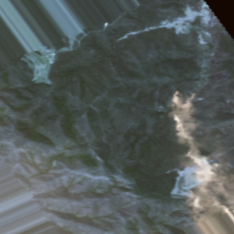
#> input picture augmented_images_fire/aug_0_4195.png, 234 x 234 px, given in place of LC80890812019310LGN00_Visual.tif, which was not available
$ jupyter execute --allow-errors 'Image Spliter.ipynb'
#> lines starting #> are read from the running program, lines starting #| are printed output that depends on the picture; pictures that were not available may be replaced by others from this repository, and a replacement may not be noted
[cell 1]
from PIL import Image
import numpy as np
import argparse
import cv2
from skimage import io
from skimage.external import tifffile
from skimage.transform import rotate
from skimage.color import rgb2gray
from deskew import determine_skew

# Tutorials
# https://github.com/sbrunner/deskew
# https://auth0.com/blog/image-processing-in-python-with-pillow/

[cell 2]
# Convert image to PNG for processing
baseImage = Image.open(r"/Users/max/Quick Jupyter Notebooks/MMAI/MMAI 894 - Deep Learning/planet_order_448650/LC80890812019310LGN00/LC80890812019310LGN00_Visual.tif")
#> baseImage is the input picture: PIL image 234x234 RGB; mean R, G, B 84.3, 91.8, 90.2
baseImage.save("/Users/max/Quick Jupyter Notebooks/MMAI/MMAI 894 - Deep Learning/code_cache/baseImgae_PNG", "PNG")
baseImage = io.imread(r"/Users/max/Quick Jupyter Notebooks/MMAI/MMAI 894 - Deep Learning/code_cache/baseImgae_PNG")

[cell 3]
# Rotate and save image
grayscale = rgb2gray(baseImage)
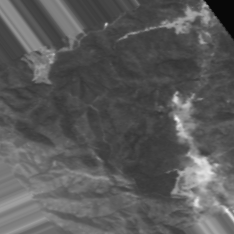
#> grayscale: shape (234, 234) float64; min 0.0335, max 0.957, mean 0.353
#> (the rest of this cell did not finish here and is left out)

[cell 4]
# Find and crop grey edges
img = cv2.imread('/Users/max/Quick Jupyter Notebooks/MMAI/MMAI 894 - Deep Learning/code_cache/baseImgae_PNG_rotated.png')
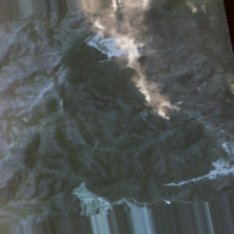
#> input picture augmented_images_fire/aug_0_5049.png, 234 x 234 px, given in place of baseImgae_PNG_rotated.png, which was not available
#> img is the input picture: shape (234, 234, 3); mean B, G, R 85.1, 86.6, 81.4
grayscale = cv2.cvtColor(img,cv2.COLOR_BGR2GRAY)
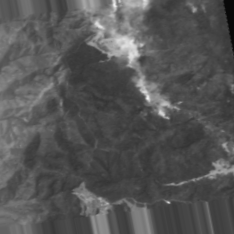
#> grayscale: shape (234, 234); min 9, max 243, mean 84.9
_,threshold = cv2.threshold(grayscale,1,255,cv2.THRESH_BINARY)
#> threshold: shape (234, 234); every value is 255
contours,hierarchy = cv2.findContours(threshold,cv2.RETR_EXTERNAL,cv2.CHAIN_APPROX_SIMPLE)
#> contours = [[[0, 0], [0, 233], [233, 233], [233, 0]]]
count = contours[0]
#> count = [[0, 0], [0, 233], [233, 233], [233, 0]]
x,y,w,h = cv2.boundingRect(count)
#> x = 0; y = 0; w = 234; h = 234
cropped = img[y:y+h,x:x+w]
cv2.imwrite('/Users/max/Quick Jupyter Notebooks/MMAI/MMAI 894 - Deep Learning/code_cache/baseImage_rotate_borderless.png',cropped)
#> Out = True

[cell 5]
# Determine chunk size and chunk images

ready_image = Image.open('/Users/max/Quick Jupyter Notebooks/MMAI/MMAI 894 - Deep Learning/code_cache/baseImage_rotate_borderless.png')
width, height = ready_image.size
#> width = 234; height = 234
chunks_wide = width//234
#> chunks_wide = 1
chunks_high = height//234
#> chunks_high = 1
# ready_image = io.imread('/Users/max/Quick Jupyter Notebooks/MMAI/MMAI 894 - Deep Learning/code_cache/baseImage_rotate_borderless.png')

chunkCoords = []
chunkCount = (chunks_high+1)*(chunks_wide+1)
#> chunkCount = 4
chunkDim = 234
Xs = []
Ys = []
increasingX = 0
increasingY = 0
while len(Xs) < chunks_wide:
    Xs.append(increasingX)
    increasingX += chunkDim
#> after the loop, Xs = [0]; increasingX = 234
Xs.append(width-chunkDim)

while len(Ys) < chunks_high:
    Ys.append(increasingY)
    increasingY += chunkDim
#> after the loop, Ys = [0]; increasingY = 234
Ys.append(height-chunkDim)

for x in Xs:
    x1 = x
    x2 = x+chunkDim
    for y in Ys:
        y1 = y
        y2 = y + chunkDim
        chunkCoords.append([x1,y1,x2,y2])
#> after the loop, chunkCoords = [[0, 0, 234, 234], [0, 0, 234, 234], [0, 0, 234, 234], [0, 0, 234, 234]]

[cell 6]
# Generate Tiles

for tile in chunkCoords:
    cropped = ready_image.crop((tile[0], tile[1], tile[2], tile[3]))
    filename = "/Users/max/Quick Jupyter Notebooks/MMAI/MMAI 894 - Deep Learning/code_cache/tiles/{}-{}-{}-{}.png".format(tile[0], tile[1], tile[2], tile[3])
    cropped.save(filename, "PNG")
#> this loop made 4 passes
